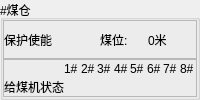
                <widget class="QGroupBox" name="bunker_info_2">
                 <property name="title">
                  <string>#煤仓</string>
                 </property>
                 <layout class="QVBoxLayout" name="verticalLayout_13" stretch="1,1">
                  <property name="spacing">
                   <number>0</number>
                  </property>
                  <property name="leftMargin">
                   <number>0</number>
                  </property>
                  <property name="topMargin">
                   <number>0</number>
                  </property>
                  <property name="rightMargin">
                   <number>0</number>
                  </property>
                  <property name="bottomMargin">
                   <number>0</number>
                  </property>
                  <item>
                   <widget class="QFrame" name="bunker_info_top_2">
                    <property name="frameShape">
                     <enum>QFrame::StyledPanel</enum>
                    </property>
                    <property name="frameShadow">
                     <enum>QFrame::Raised</enum>
                    </property>
                    <property name="lineWidth">
                     <number>0</number>
                    </property>
                    <layout class="QHBoxLayout" name="horizontalLayout_16">
                     <property name="spacing">
                      <number>0</number>
                     </property>
                     <property name="leftMargin">
                      <number>0</number>
                     </property>
                     <property name="topMargin">
                      <number>0</number>
                     </property>
                     <property name="rightMargin">
                      <number>0</number>
                     </property>
                     <property name="bottomMargin">
                      <number>0</number>
                     </property>
                     <item>
                      <widget class="QLabel" name="bunker_info_top11_2">
                       <property name="text">
                        <string>保护使能</string>
                       </property>
                      </widget>
                     </item>
                     <item>
                      <widget class="QLabel" name="bunker_info_top12_2">
                       <property name="text">
                        <string/>
                       </property>
                      </widget>
                     </item>
                     <item>
                      <widget class="QLabel" name="bunker_info_top13_2">
                       <property name="text">
                        <string>煤位:</string>
                       </property>
                      </widget>
                     </item>
                     <item>
                      <widget class="QLabel" name="bunker_info_top14_2">
                       <property name="text">
                        <string>0米</string>
                       </property>
                      </widget>
                     </item>
                    </layout>
                   </widget>
                  </item>
                  <item>
                   <widget class="QFrame" name="bunker_info_bottom_2">
                    <property name="frameShape">
                     <enum>QFrame::StyledPanel</enum>
                    </property>
                    <property name="frameShadow">
                     <enum>QFrame::Raised</enum>
                    </property>
                    <property name="lineWidth">
                     <number>0</number>
                    </property>
                    <layout class="QGridLayout" name="gridLayout_34" columnstretch="2,1,1,1,1,1,1,1,1">
                     <property name="leftMargin">
                      <number>0</number>
                     </property>
                     <property name="topMargin">
                      <number>0</number>
                     </property>
                     <property name="rightMargin">
                      <number>0</number>
                     </property>
                     <property name="bottomMargin">
                      <number>0</number>
                     </property>
                     <property name="spacing">
                      <number>0</number>
                     </property>
                     <item row="0" column="0">
                      <widget class="QLabel" name="bunker_info_bottom11_2">
                       <property name="text">
                        <string/>
                       </property>
                      </widget>
                     </item>
                     <item row="0" column="1">
                      <widget class="QLabel" name="bunker_info_bottom12_2">
                       <property name="text">
                        <string>1#</string>
                       </property>
                      </widget>
                     </item>
                     <item row="0" column="2">
                      <widget class="QLabel" name="bunker_info_bottom13_2">
                       <property name="text">
                        <string>2#</string>
                       </property>
                      </widget>
                     </item>
                     <item row="0" column="3">
                      <widget class="QLabel" name="bunker_info_bottom14_2">
                       <property name="text">
                        <string>3#</string>
                       </property>
                      </widget>
                     </item>
                     <item row="0" column="4">
                      <widget class="QLabel" name="bunker_info_bottom15_2">
                       <property name="text">
                        <string>4#</string>
                       </property>
                      </widget>
                     </item>
                     <item row="0" column="5">
                      <widget class="QLabel" name="bunker_info_bottom16_2">
                       <property name="text">
                        <string>5#</string>
                       </property>
                      </widget>
                     </item>
                     <item row="0" column="6">
                      <widget class="QLabel" name="bunker_info_bottom17_2">
                       <property name="text">
                        <string>6#</string>
                       </property>
                      </widget>
                     </item>
                     <item row="0" column="7">
                      <widget class="QLabel" name="bunker_info_bottom18_2">
                       <property name="text">
                        <string>7#</string>
                       </property>
                      </widget>
                     </item>
                     <item row="0" column="8">
                      <widget class="QLabel" name="bunker_info_bottom19_2">
                       <property name="text">
                        <string>8#</string>
                       </property>
                      </widget>
                     </item>
                     <item row="1" column="0">
                      <widget class="QLabel" name="bunker_info_bottom21_2">
                       <property name="text">
                        <string>给煤机状态</string>
                       </property>
                      </widget>
                     </item>
                     <item row="1" column="1">
                      <widget class="QLabel" name="bunker_info_bottom22_2">
                       <property name="text">
                        <string/>
                       </property>
                      </widget>
                     </item>
                     <item row="1" column="2">
                      <widget class="QLabel" name="bunker_info_bottom23_2">
                       <property name="text">
                        <string/>
                       </property>
                      </widget>
                     </item>
                     <item row="1" column="3">
                      <widget class="QLabel" name="bunker_info_bottom24_2">
                       <property name="text">
                        <string/>
                       </property>
                      </widget>
                     </item>
                     <item row="1" column="4">
                      <widget class="QLabel" name="bunker_info_bottom25_2">
                       <property name="text">
                        <string/>
                       </property>
                      </widget>
                     </item>
                     <item row="1" column="5">
                      <widget class="QLabel" name="bunker_info_bottom26_2">
                       <property name="text">
                        <string/>
                       </property>
                      </widget>
                     </item>
                     <item row="1" column="6">
                      <widget class="QLabel" name="bunker_info_bottom27_2">
                       <property name="text">
                        <string/>
                       </property>
                      </widget>
                     </item>
                     <item row="1" column="7">
                      <widget class="QLabel" name="bunker_info_bottom28_2">
                       <property name="text">
                        <string/>
                       </property>
                      </widget>
                     </item>
                     <item row="1" column="8">
                      <widget class="QLabel" name="bunker_info_bottom29_2">
                       <property name="text">
                        <string/>
                       </property>
                      </widget>
                     </item>
                    </layout>
                   </widget>
                  </item>
                 </layout>
                </widget>
